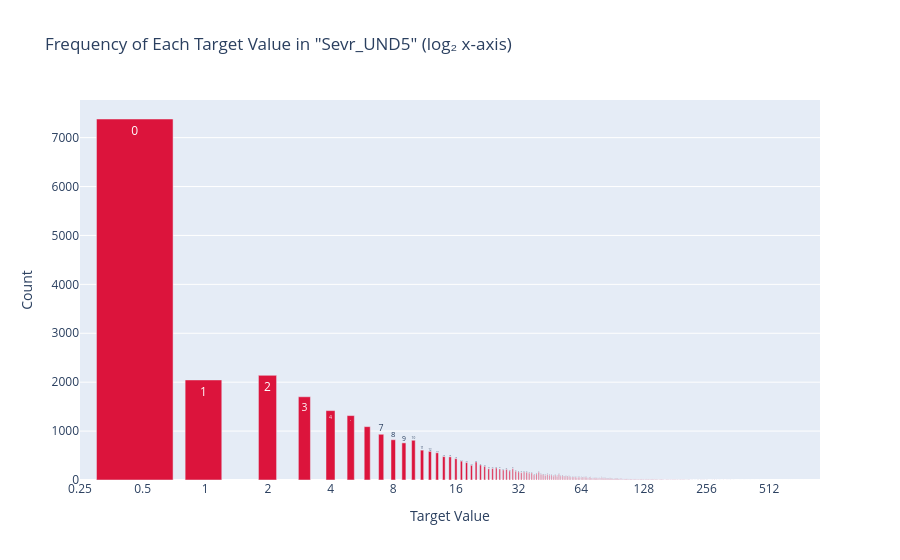

Write notebook code for a chart like this one.
### Code cell
plot_log2_frequency(dataset, 'Sevr_UND5')

### Figure 1 — Plotly figure (JSON) as saved in the notebook; plotly's stock layout.template omitted (floating-point values rounded to 4 significant figures; data arrays with more than 128 entries replaced by an {"elided": "..."} marker saying what was removed)
{"data": [{"hovertemplate": "Value: %{text}<br>Count: %{y}<extra></extra>", "marker": {"color": "crimson"}, "text": {"elided": "347 str values"}, "type": "bar", "x": {"elided": "347 float values"}, "y": {"elided": "347 int values"}}], "layout": {"title": {"text": "Frequency of Each Target Value in \"Sevr_UND5\" (log₂ x-axis)"}, "xaxis": {"dtick": 0.301, "title": {"text": "Target Value"}, "type": "log"}, "yaxis": {"title": {"text": "Count"}}}}
